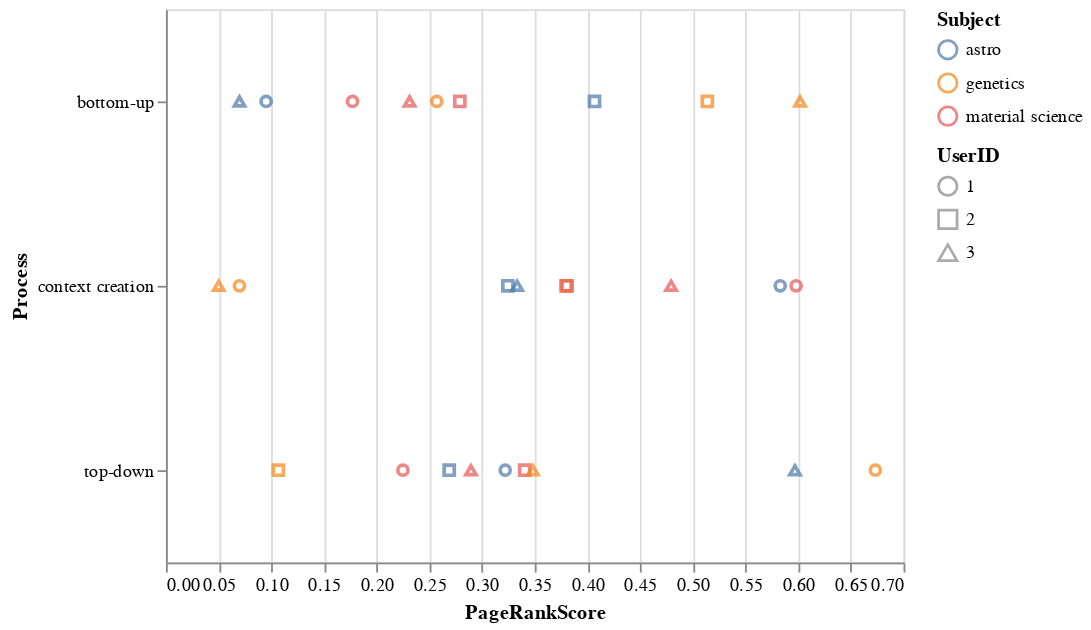

Write notebook code for a chart like this one.
### Code cell
alt.Chart(pgrk_df).mark_point().encode(
    alt.Y("Process"),
    alt.X("PageRankScore"),
    alt.Color("Subject"),
    alt.Shape("UserID")
)

### Figure 1 — Vega-Lite specification as saved in the notebook (floating-point values rounded to 4 significant figures)
{"$schema": "https://vega.github.io/schema/vega-lite/v2.6.0.json", "config": {"view": {"height": 300, "width": 400}}, "data": {"name": "data-f72cd19986673050c8ca2170f2d706f4"}, "datasets": {"data-f72cd19986673050c8ca2170f2d706f4": [{"PageRankScore": 0.322, "Process": "top-down", "Subject": "astro", "User": "A1", "UserID": "1"}, {"PageRankScore": 0.583, "Process": "context creation", "Subject": "astro", "User": "A1", "UserID": "1"}, {"PageRankScore": 0.09505, "Process": "bottom-up", "Subject": "astro", "User": "A1", "UserID": "1"}, {"PageRankScore": 0.2688, "Process": "top-down", "Subject": "astro", "User": "A2", "UserID": "2"}, {"PageRankScore": 0.3245, "Process": "context creation", "Subject": "astro", "User": "A2", "UserID": "2"}, {"PageRankScore": 0.4067, "Process": "bottom-up", "Subject": "astro", "User": "A2", "UserID": "2"}, {"PageRankScore": 0.5969, "Process": "top-down", "Subject": "astro", "User": "A3", "UserID": "3"}, {"PageRankScore": 0.3333, "Process": "context creation", "Subject": "astro", "User": "A3", "UserID": "3"}, {"PageRankScore": 0.06977, "Process": "bottom-up", "Subject": "astro", "User": "A3", "UserID": "3"}, {"PageRankScore": 0.6732, "Process": "top-down", "Subject": "genetics", "User": "G1", "UserID": "1"}, {"PageRankScore": 0.06977, "Process": "context creation", "Subject": "genetics", "User": "G1", "UserID": "1"}, {"PageRankScore": 0.257, "Process": "bottom-up", "Subject": "genetics", "User": "G1", "UserID": "1"}, {"PageRankScore": 0.1067, "Process": "top-down", "Subject": "genetics", "User": "G2", "UserID": "2"}, {"PageRankScore": 0.3795, "Process": "context creation", "Subject": "genetics", "User": "G2", "UserID": "2"}, {"PageRankScore": 0.5138, "Process": "bottom-up", "Subject": "genetics", "User": "G2", "UserID": "2"}, {"PageRankScore": 0.3404, "Process": "top-down", "Subject": "material science", "User": "M2", "UserID": "2"}, {"PageRankScore": 0.3807, "Process": "context creation", "Subject": "material science", "User": "M2", "UserID": "2"}, {"PageRankScore": 0.2789, "Process": "bottom-up", "Subject": "material science", "User": "M2", "UserID": "2"}, {"PageRankScore": 0.2894, "Process": "top-down", "Subject": "material science", "User": "M3", "UserID": "3"}, {"PageRankScore": 0.4794, "Process": "context creation", "Subject": "material science", "User": "M3", "UserID": "3"}, {"PageRankScore": 0.2312, "Process": "bottom-up", "Subject": "material science", "User": "M3", "UserID": "3"}, {"PageRankScore": 0.2249, "Process": "top-down", "Subject": "material science", "User": "M1", "UserID": "1"}, {"PageRankScore": 0.598, "Process": "context creation", "Subject": "material science", "User": "M1", "UserID": "1"}, {"PageRankScore": 0.1771, "Process": "bottom-up", "Subject": "material science", "User": "M1", "UserID": "1"}, {"PageRankScore": 0.3482, "Process": "top-down", "Subject": "genetics", "User": "G3", "UserID": "3"}, {"PageRankScore": 0.05, "Process": "context creation", "Subject": "genetics", "User": "G3", "UserID": "3"}, {"PageRankScore": 0.6018, "Process": "bottom-up", "Subject": "genetics", "User": "G3", "UserID": "3"}]}, "encoding": {"color": {"field": "Subject", "type": "nominal"}, "shape": {"field": "UserID", "type": "nominal"}, "x": {"field": "PageRankScore", "type": "quantitative"}, "y": {"field": "Process", "type": "nominal"}}, "mark": "point"}
